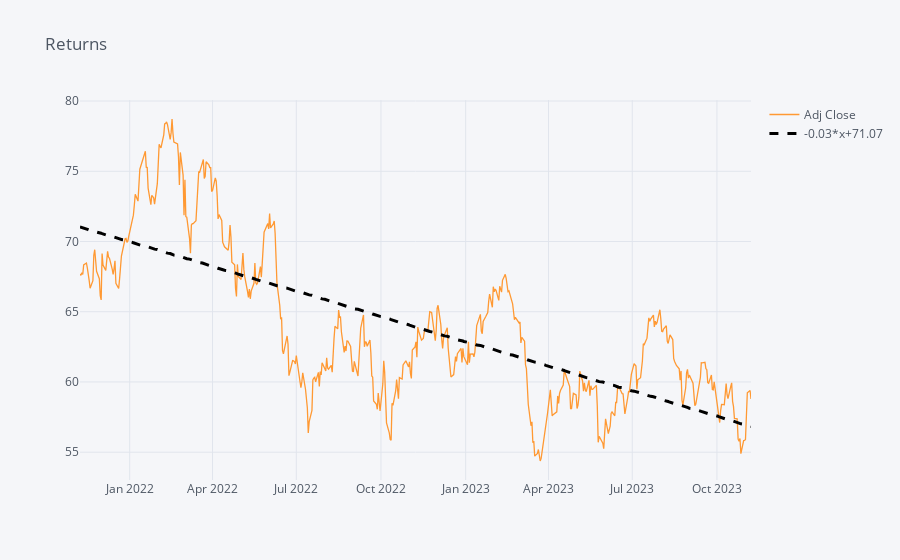

Write notebook code for a chart like this one.
### Code cell
# Create and display an interactive line plot of TD's Returns with a best-fit line
stock_data['Adj Close'].iplot(title='Returns', bestfit=True, bestfit_colors=['black'])

### Figure 1 — Plotly figure (JSON) as saved in the notebook; plotly's stock layout.template omitted (floating-point values rounded to 4 significant figures; data arrays with more than 128 entries replaced by an {"elided": "..."} marker saying what was removed)
{"data": [{"line": {"color": "rgba(255, 153, 51, 1.0)", "dash": "solid", "shape": "linear", "width": 1.3}, "mode": "lines", "name": "Adj Close", "text": "", "type": "scatter", "x": {"elided": "503 str values"}, "y": {"elided": "503 float values"}}, {"line": {"color": "rgba(0, 0, 0, 1.0)", "dash": "dash", "shape": "linear", "width": 3}, "mode": "lines", "name": "-0.03*x+71.07", "type": "scatter", "x": {"elided": "503 str values"}, "y": {"elided": "503 float values"}}], "layout": {"legend": {"bgcolor": "#F5F6F9", "font": {"color": "#4D5663"}}, "paper_bgcolor": "#F5F6F9", "plot_bgcolor": "#F5F6F9", "title": {"font": {"color": "#4D5663"}, "text": "Returns"}, "xaxis": {"gridcolor": "#E1E5ED", "showgrid": true, "tickfont": {"color": "#4D5663"}, "title": {"font": {"color": "#4D5663"}, "text": ""}, "zerolinecolor": "#E1E5ED"}, "yaxis": {"gridcolor": "#E1E5ED", "showgrid": true, "tickfont": {"color": "#4D5663"}, "title": {"font": {"color": "#4D5663"}, "text": ""}, "zerolinecolor": "#E1E5ED"}}}
